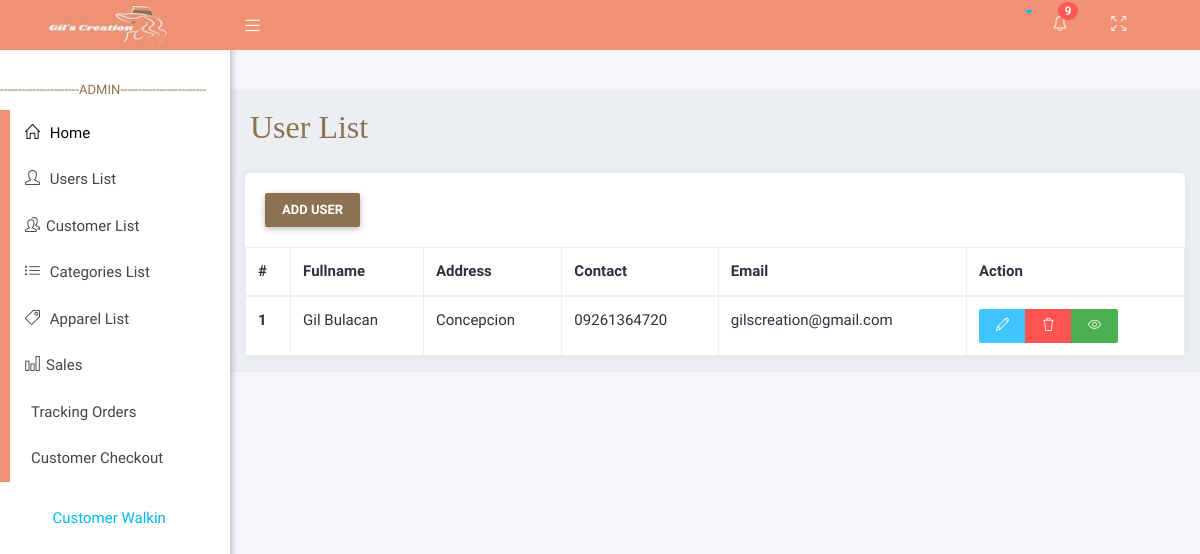
/adminViews/userlist.php, run on the app's committed database.
### tables this page shows
CREATE TABLE `users` (
  `user_id` int(11) NOT NULL,
  `user_permission_id` int(11) NOT NULL,
  `fname` varchar(255) NOT NULL,
  `lname` varchar(255) NOT NULL,
  `address` varchar(255) NOT NULL,
  `contact_num` varchar(11) NOT NULL,
  `verification_code` varchar(255) DEFAULT NULL,
  `email` varchar(255) NOT NULL,
  `email_verified_at` datetime DEFAULT NULL,
  `password` varchar(255) NOT NULL
);

### APIFUNCTION/DBCRUD.php (called while the page is built, shortened)
<?php
    class DBCRUD{
        private $servername='localhost';
        private $username='root';
        private $password='';
        private $dbname='brms';
        private $mysqli='';
        public function __construct(){
            $this->mysqli = new mysqli($this->servername,$this->username,$this->password,$this->dbname);
        }
        public function select($table,$rows="*",$where = null){
            if ($where != null) {
                $sql="SELECT $rows FROM $table WHERE $where";
            }else{
                $sql="SELECT $rows FROM $table";
            }
            $this->sql = $result = $this->mysqli->query($sql);
        }
    }
?>

### adminViews/userlist.php (the view, shortened to what this page needs)
<?php include('layouts/head.php'); ?>
   <div class="wrapper">
      <?php include('layouts/navbar.php'); ?>
      <?php include('layouts/sidebar.php'); ?>
      <div class="content-wrapper">
         <div class="container-fluid">
            <div class="row">
               <div class="main-header">
                  <h2  style=" font-family:poppins; color:#8d7252;">User List</h2>
               </div>
            </div>
            <div class="card">
        <div class="card-header">
            <button type="button" class="btn btn" style="background-color:#8d7252; color:white;" data-toggle="modal" data-target="#usersModal">
            Add User
            </button>
        </div>
        <div class="card-body">
        <table class="table  table-bordered">
                <thead class="thead-light">
                    <tr>
                    <th scope="col">#</th>
                    <th scope="col">Fullname</th>
                    <th scope="col">Address</th>
                    <th scope="col">Contact</th>
                    <th scope="col">Email</th>
                    <th scope="col">Action</th>
                    </tr>
                </thead>
                <tbody>
                <?php
                    include('../APIFUNCTION/DBCRUD.php');
                    $newDBCRUD = new DBCRUD();
                    $newDBCRUD->select("users","*","user_permission_id!=2");
                    $userLists = $newDBCRUD->sql;
                    $index = 1;
                    while ($data = mysqli_fetch_assoc($userLists)){
                ?>
                    <tr>
                    <th scope="row"><?php echo $index; ?></th>
                    <td><?php echo $data["fname"] ." ". $data["lname"]; ?></td>
                    <td><?php echo $data["address"]; ?></td>
                    <td><?php echo $data["contact_num"]; ?></td>
                    <td><?php echo $data["email"]; ?></td>
                    <td>
                        <div class="btn-group" role="group" aria-label="Basic example">
                        <button type="button" class="btn btn-info" onclick="showform(<?php echo $data['user_id']; ?>);"><i class = "icon-pencil"></i></button>
                            <button type="button" class="btn btn-danger" onclick="showformdelete(<?php echo $data['user_id']; ?>);"><i class = "icon-trash"></i></button>
                            <button type="button" class="btn btn-success" onclick="showformview(<?php echo $data['user_id']; ?>);"><i class = "icon-eye"></i></button>
                        </div>
                    </td>
                    </tr>
                    <?php $index++; }?>
                </tbody>
            </table>
        </div>
         </div>
      </div>
   </div>
<?php include('layouts/footer.php'); ?>

### adminViews/assets/css/profile.css (style rules this page uses)
body { margin: 0; padding-top: 40px; color: #2e323c; background: #f5f6fa; position: relative; height: 100%; }
.card { background: #ffffff; -webkit-border-radius: 5px; -moz-border-radius: 5px; border-radius: 5px; border: 0; margin-bottom: 1rem; }

### adminViews/assets/css/menu.css (style rules this page uses)
.fixed .content-wrapper { margin-top: 50px; }
.wrapper:before { content: " "; display: table; }
.wrapper:after { content: " "; clear: both; }
.content-wrapper { height: 100%; background-color: #ebeff2; margin-left: 230px; z-index: 820; -webkit-transition: all 0.3s ease-in-out; -moz-transition: all 0.3s ease-in-out; -ms-transition: all 0.3s ease-in-out; transition: all 0.3s ease-in-out; }

### data on the page
users: fname "Gil", lname "Bulacan", address "Concepcion", contact_num "09261364720", email "gilscreation@gmail.com"
